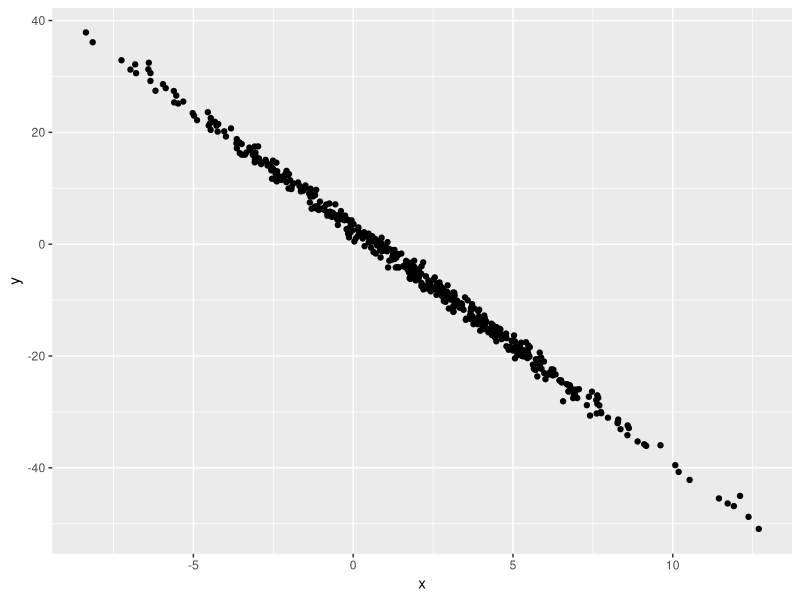

Source code (R):
## ---- chunk 1
samp = rnorm(100)
## ---- chunk 2
library(tidyverse)

plot_df = tibble(
  x = rnorm(500, mean = 2, sd = 4),
  y = 3 - 4.2 * x + rnorm(500)
)

ggplot(plot_df, aes(x =x, y = y)) + geom_point()
